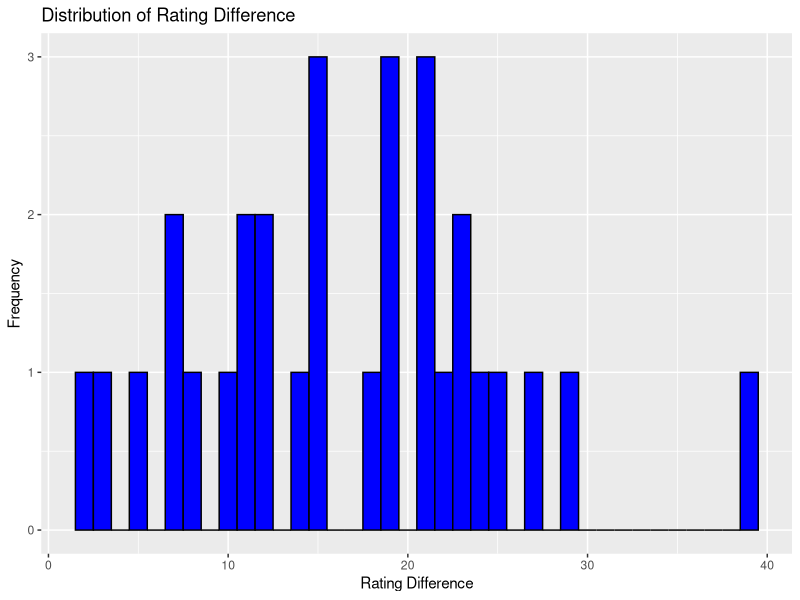
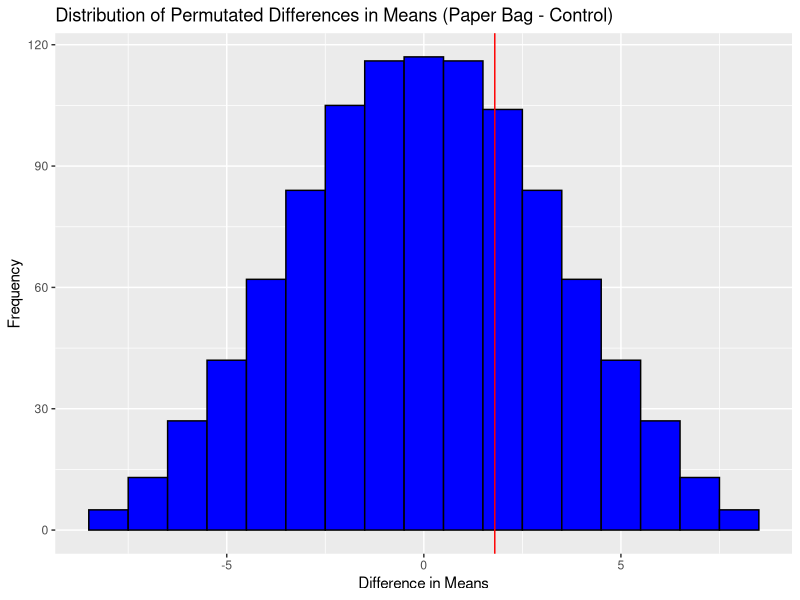
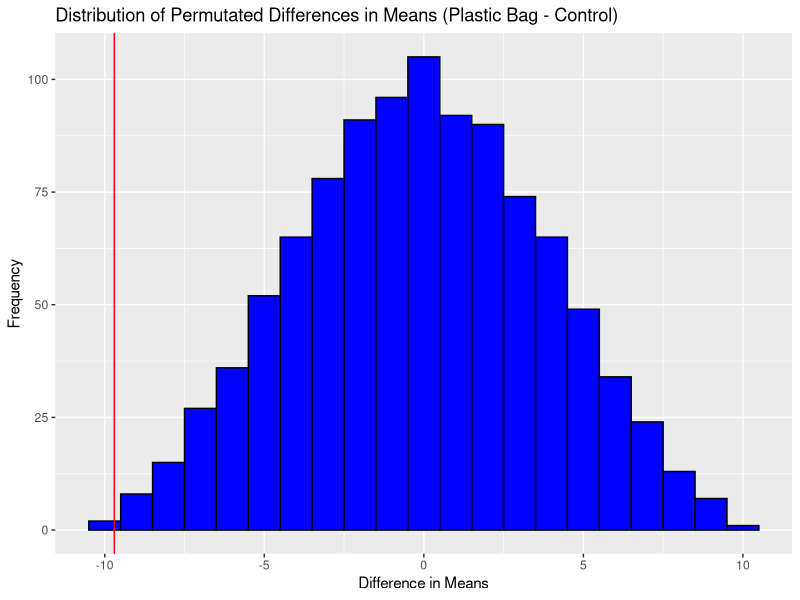
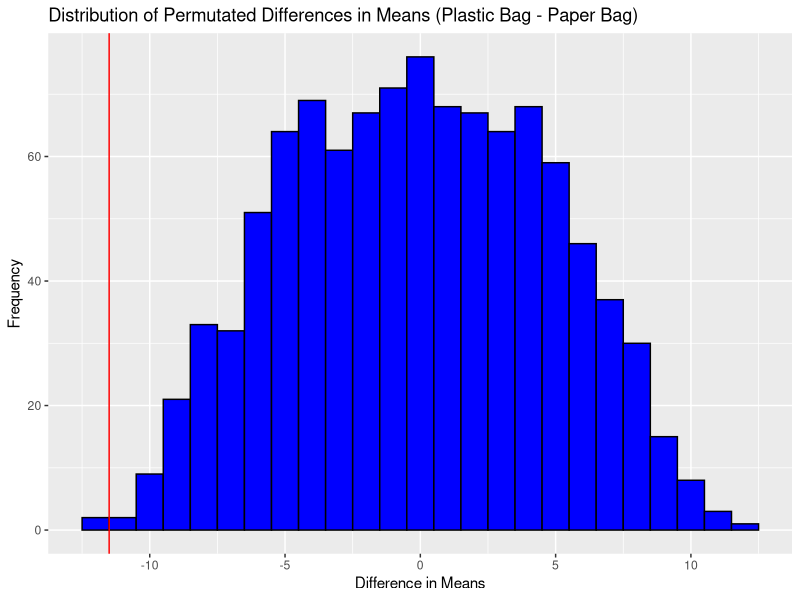

R code for these plots, in order:
## ---- chunk 1
knitr::opts_chunk$set(echo = TRUE)
## ---- chunk 2
library(ggplot2)
## ---- chunk 3
# Unique identifiers of each banana based on weight (and additional letter if weight tie)
banana_ids <- c(
  "130", "131", "140",
  "144", "146A", "146B",
  "147", "148", "155",
  "156", "157", "162",
  "166", "170", "171",
  "173", "175", "176",
  "181", "183A", "183B",
  "184", "185", "188",
  "189", "190", "200A",
  "200B", "209", "211"
)
# Banana weights
banana_weights <- c(
  130, 131, 140,
  144, 146, 146,
  147, 148, 155,
  156, 157, 162,
  166, 170, 171,
  173, 175, 176,
  181, 183, 183,
  184, 185, 188, 
  189, 190, 200,
  200, 209, 211
)
# Banana matched triplet assignments based on weight (group based on weight order statistics)
banana_match_ids <- unlist(lapply(1:10, function(n){rep(n,3)}))

banana_df <- data.frame(id = banana_ids, match_id = banana_match_ids, weight = banana_weights)

# Random treatment assignment with seed set for reproducibility
# 0 corresponds to control, 1 to paper bag, 2 to plastic bag
set.seed(123)
banana_df$treatment <- unlist(lapply(1:10, function(x){sample(0:2, 3, replace = FALSE)}))

banana_df
## ---- chunk 4
banana_rating <- read.csv("banana_ratings_final.csv")
# Reorder the banana_rating data frame by the BananaID
banana_rating <- banana_rating[order(banana_rating$BananaID),]

# Add a column to the banana_df data frame to store the post treatment rating, the values are the rows 1 through 30 of the Rating column in the banana_rating data frame
banana_df$post_rating <- banana_rating$Rating[1:30]

# Add a column to the banana_df data frame to store the difference between the pre treatment rating, the values are 31 through 60 of the Rating column in the banana_rating data frame
banana_df$pre_rating <- banana_rating$Rating[31:60]

# Add a column to the banana_df data frame to store the difference between the post treatment rating and the pre treatment rating
banana_df$rating_diff <- banana_df$post_rating - banana_df$pre_rating

banana_df
## ---- chunk 5
# Plot the distribution of the rating difference
ggplot(banana_df, aes(x = rating_diff)) +
  geom_histogram(binwidth = 1, fill = "blue", color = "black") +
  labs(title = "Distribution of Rating Difference", x = "Rating Difference", y = "Frequency")
## ---- chunk 6
# Use the difference in means statistic to run a permutation test on control vs. paper bag
# Calculate the observed difference in means
obs_control_paper_diff <- mean(banana_df$rating_diff[banana_df$treatment == 1]) - mean(banana_df$rating_diff[banana_df$treatment == 0])

# Create a subset of the data frame with only the control and paper bag treatments
control_paper_df <- banana_df[banana_df$treatment %in% c(0, 1),]

# Create a vector to store the permuted differences in means
perm_diffs <- numeric(2^10)

# Run the permutation test by going through all possible permutations of the treatment assignments
# We are using the first 10 digits of the binary expansion of 
# the numbers 0 to 1023 to represent 
# all possible permutations of the 10 pairs
for(i in 0:(2^10 - 1)){
  # Convert the integer i to a binary representation
  binary_i <- as.integer(intToBits(i))
  
  # The length of binary_i is 32, but we only need the first 10 digits 
  # to represent the permutation of the 10 pairs
  binary_i <- binary_i[1:10]
  
  # Now, we can use binary_i to permute the data
  permuted_control_diff <- rep(NA, 10)
  permuted_paper_diff <- rep(NA, 10)
  
  for(j in 1:10){
    if(binary_i[j] == 0){
      permuted_control_diff[j] <- control_paper_df$rating_diff[j*2 - 1]
      permuted_paper_diff[j] <- control_paper_df$rating_diff[j*2]
    } else {
      permuted_control_diff[j] <- control_paper_df$rating_diff[j*2]
      permuted_paper_diff[j] <- control_paper_df$rating_diff[j*2 - 1]
    }
  }
  
  perm_diffs[i] <- mean(permuted_paper_diff) - mean(permuted_control_diff)
}

# Plot the distribution of the permuted differences in means
ggplot() +
  geom_histogram(aes(x = perm_diffs), binwidth = 1, fill = "blue", color = "black") +
  geom_vline(xintercept = obs_control_paper_diff, color = "red") +
  labs(title = "Distribution of Permutated Differences in Means (Paper Bag - Control)", x = "Difference in Means", y = "Frequency")

# Calculate the p-value
p_value_1 <- sum(abs(perm_diffs) >= abs(obs_control_paper_diff)) / length(perm_diffs)
## ---- chunk 7
# Use the difference in means statistic to run a permutation test on control vs. plastic bag
# Calculate the observed difference in means

obs_control_plastic_diff <- mean(banana_df$rating_diff[banana_df$treatment == 2]) - mean(banana_df$rating_diff[banana_df$treatment == 0])

# Create a subset of the data frame with only the control and plastic bag treatments
control_plastic_df <- banana_df[banana_df$treatment %in% c(0, 2),]

# Create a vector to store the permuted differences in means
perm_diffs <- numeric(2^10)

# Run the permutation test by going through all possible permutations of the treatment assignments
# We are using the first 10 digits of the binary expansion of
# the numbers 0 to 1023 to represent
# all possible permutations of the 10 twins

for(i in 0:(2^10 - 1)){
  # Convert the integer i to a binary representation
  binary_i <- as.integer(intToBits(i))
  
  # The length of binary_i is 32, but we only need the first 10 digits
  # to represent the permutation of the 10 pairs
  binary_i <- binary_i[1:10]
  
  # Now, we can use binary_i to permute the data
  permuted_control_diff <- rep(NA, 10)
  permuted_plastic_diff <- rep(NA, 10)
  
  for(j in 1:10){
    if(binary_i[j] == 0){
      permuted_control_diff[j] <- control_plastic_df$rating_diff[j*2 - 1]
      permuted_plastic_diff[j] <- control_plastic_df$rating_diff[j*2]
    } else {
      permuted_control_diff[j] <- control_plastic_df$rating_diff[j*2]
      permuted_plastic_diff[j] <- control_plastic_df$rating_diff[j*2 - 1]
    }
  }
  
  perm_diffs[i] <- mean(permuted_plastic_diff) - mean(permuted_control_diff)
}

# Plot the distribution of the permuted differences in means
ggplot() +
  geom_histogram(aes(x = perm_diffs), binwidth = 1, fill = "blue", color = "black") +
  geom_vline(xintercept = obs_control_plastic_diff, color = "red") +
  labs(title = "Distribution of Permutated Differences in Means (Plastic Bag - Control)", x = "Difference in Means", y = "Frequency")

# Calculate the p-value
p_value_2 <- sum(abs(perm_diffs) >= abs(obs_control_plastic_diff)) / length(perm_diffs)
## ---- chunk 8
# Use the difference in means statistic to run a permutation test on paper bag vs. plastic bag
# Calculate the observed difference in means
obs_paper_plastic_diff <- mean(banana_df$rating_diff[banana_df$treatment == 2]) - mean(banana_df$rating_diff[banana_df$treatment == 1])

# Create a subset of the data frame with only the paper bag and plastic bag treatments
paper_plastic_df <- banana_df[banana_df$treatment %in% c(1, 2),]

# Create a vector to store the permuted differences in means
perm_diffs <- numeric(2^10)

# Run the permutation test by going through all possible permutations of the treatment assignments
# We are using the first 10 digits of the binary expansion of
# the numbers 0 to 1023 to represent
# all possible permutations of the 10 twins

for(i in 0:(2^10 - 1)){
  # Convert the integer i to a binary representation
  binary_i <- as.integer(intToBits(i))
  
  # The length of binary_i is 32, but we only need the first 10 digits
  # to represent the permutation of the 10 pairs
  binary_i <- binary_i[1:10]
  
  # Now, we can use binary_i to permute the data
  permuted_paper_diff <- rep(NA, 10)
  permuted_plastic_diff <- rep(NA, 10)
  
  for(j in 1:10){
    if(binary_i[j] == 0){
      permuted_paper_diff[j] <- paper_plastic_df$rating_diff[j*2 - 1]
      permuted_plastic_diff[j] <- paper_plastic_df$rating_diff[j*2]
    } else {
      permuted_paper_diff[j] <- paper_plastic_df$rating_diff[j*2]
      permuted_plastic_diff[j] <- paper_plastic_df$rating_diff[j*2 - 1]
    }
  }
  
  perm_diffs[i] <- mean(permuted_plastic_diff) - mean(permuted_paper_diff)
}

# Plot the distribution of the permuted differences in means
ggplot() +
  geom_histogram(aes(x = perm_diffs), binwidth = 1, fill = "blue", color = "black") +
  geom_vline(xintercept = obs_paper_plastic_diff, color = "red") +
  labs(title = "Distribution of Permutated Differences in Means (Plastic Bag - Paper Bag)", x = "Difference in Means", y = "Frequency")

# Calculate the p-value
p_value_3 <- sum(abs(perm_diffs) >= abs(obs_paper_plastic_diff)) / length(perm_diffs)
